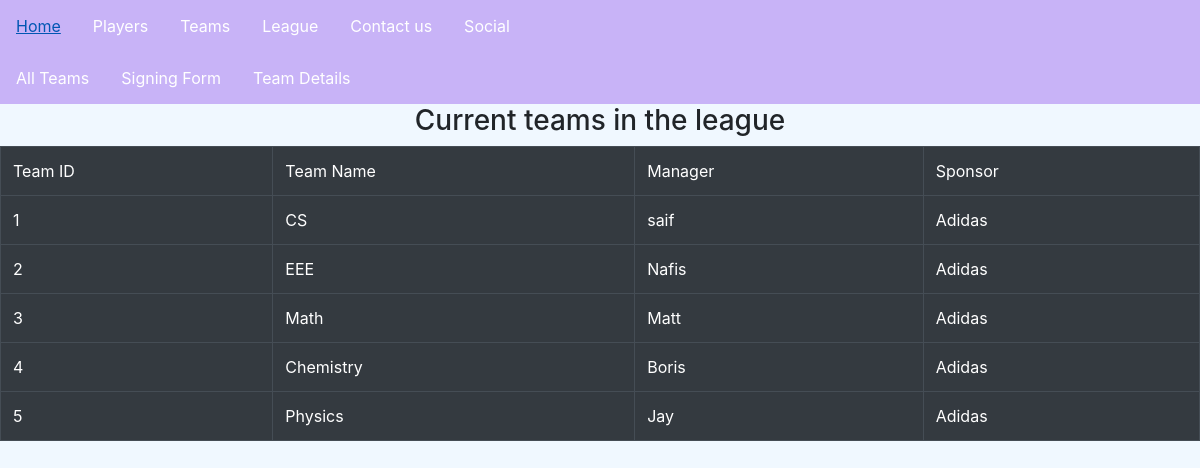
The app's page /teams/, older data.
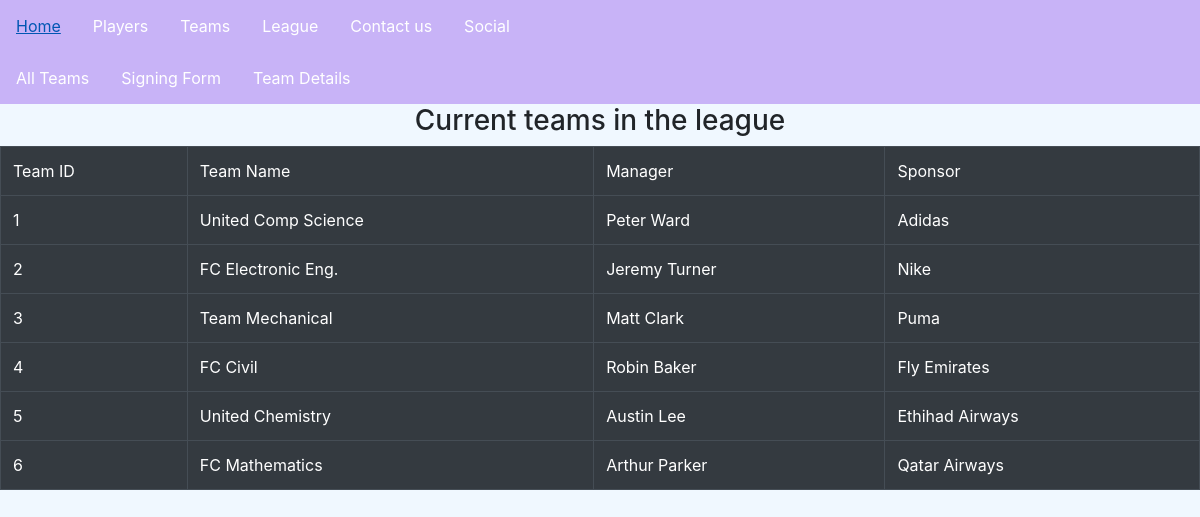
The same page, newer data.
### team/models.py (models this page shows, shortened)
class Team(models.Model):
    teamID = models.PositiveIntegerField(unique=True)
    teamName = models.CharField(max_length=100,unique=True)
    managerName = models.CharField(max_length=100)
    teamSponsor = models.CharField(max_length=100)

### team/views.py (the view)
# urls.py: path('', views.show_teams, name="show_teams"),
def show_teams(request):
    context = {}
    context["teams"] = Team.objects.all()
    return render(request, "team/show_teams.html",context)

### team/templates/team/show_teams.html (shortened to what this page needs)
{% extends "base.html" %}
{% block content %}
{% include 'team/team_navbar.html' %}
<h3>Current teams in the league</h3>
    <table class="table table-bordered table-dark">
        <tr>
            <td>Team ID</td>
            <td>Team Name</td>
            <td>Manager</td>
            <td>Sponsor</td>
        </tr>
        {% for t in teams %}
        <tr>
        <td>{{t.teamID}}</td>
        <td>{{t.teamName}}</td>
        <td>{{t.managerName}}</td>
        <td>{{t.teamSponsor}}</td>
        </tr>
        {% endfor %}
    </table>
{% endblock content %}

Row changes from the older to the newer data that the page shows:
removed Team: teamID "1", teamName "CS", managerName "saif", teamSponsor "Adidas"
removed Team: teamID "2", teamName "EEE", managerName "Nafis", teamSponsor "Adidas"
removed Team: teamID "3", teamName "Math", managerName "Matt", teamSponsor "Adidas"
removed Team: teamID "4", teamName "Chemistry", managerName "Boris", teamSponsor "Adidas"
removed Team: teamID "5", teamName "Physics", managerName "Jay", teamSponsor "Adidas"
added Team: teamID "1", teamName "United Comp Science", managerName "Peter Ward", teamSponsor "Adidas"
added Team: teamID "2", teamName "FC Electronic Eng.", managerName "Jeremy Turner", teamSponsor "Nike"
added Team: teamID "3", teamName "Team Mechanical", managerName "Matt Clark", teamSponsor "Puma"
added Team: teamID "4", teamName "FC Civil", managerName "Robin Baker", teamSponsor "Fly Emirates"
added Team: teamID "5", teamName "United Chemistry", managerName "Austin Lee", teamSponsor "Ethihad Airways"
added Team: teamID "6", teamName "FC Mathematics", managerName "Arthur Parker", teamSponsor "Qatar Airways"
